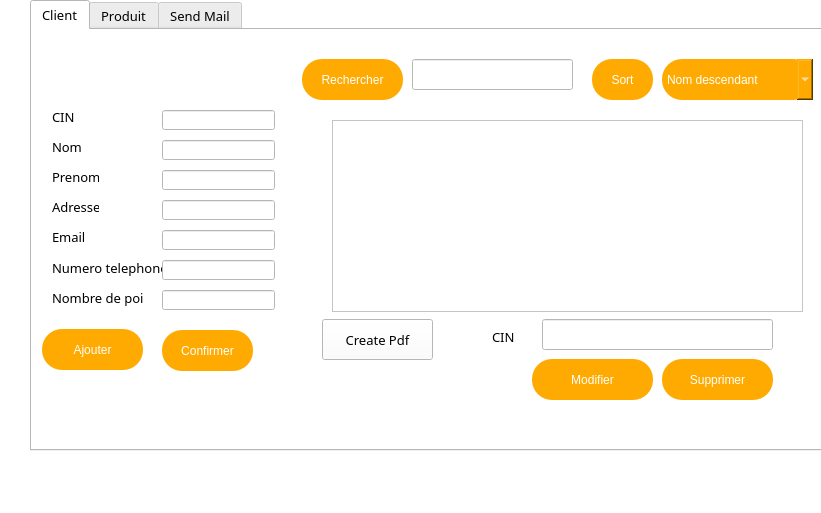
<?xml version="1.0" encoding="UTF-8"?>
<ui version="4.0">
 <class>ClientAff</class>
 <widget class="QDialog" name="ClientAff">
  <property name="geometry">
   <rect>
    <x>0</x>
    <y>0</y>
    <width>821</width>
    <height>513</height>
   </rect>
  </property>
  <property name="palette">
   <palette>
    <active>
     <colorrole role="WindowText">
      <brush brushstyle="SolidPattern">
       <color alpha="255">
        <red>0</red>
        <green>0</green>
        <blue>0</blue>
       </color>
      </brush>
     </colorrole>
     <colorrole role="Button">
      <brush brushstyle="SolidPattern">
       <color alpha="255">
        <red>255</red>
        <green>255</green>
        <blue>255</blue>
       </color>
      </brush>
     </colorrole>
     <colorrole role="Light">
      <brush brushstyle="SolidPattern">
       <color alpha="255">
        <red>255</red>
        <green>255</green>
        <blue>255</blue>
       </color>
      </brush>
     </colorrole>
     <colorrole role="Midlight">
      <brush brushstyle="SolidPattern">
       <color alpha="255">
        <red>255</red>
        <green>255</green>
        <blue>255</blue>
       </color>
      </brush>
     </colorrole>
     <colorrole role="Dark">
      <brush brushstyle="SolidPattern">
       <color alpha="255">
        <red>127</red>
        <green>127</green>
        <blue>127</blue>
       </color>
      </brush>
     </colorrole>
     <colorrole role="Mid">
      <brush brushstyle="SolidPattern">
       <color alpha="255">
        <red>170</red>
        <green>170</green>
        <blue>170</blue>
       </color>
      </brush>
     </colorrole>
     <colorrole role="Text">
      <brush brushstyle="SolidPattern">
       <color alpha="255">
        <red>0</red>
        <green>0</green>
        <blue>0</blue>
       </color>
      </brush>
     </colorrole>
     <colorrole role="BrightText">
      <brush brushstyle="SolidPattern">
       <color alpha="255">
        <red>255</red>
        <green>255</green>
        <blue>255</blue>
       </color>
      </brush>
     </colorrole>
     <colorrole role="ButtonText">
      <brush brushstyle="SolidPattern">
       <color alpha="255">
        <red>0</red>
        <green>0</green>
        <blue>0</blue>
       </color>
      </brush>
     </colorrole>
     <colorrole role="Base">
      <brush brushstyle="SolidPattern">
       <color alpha="255">
        <red>255</red>
        <green>255</green>
        <blue>255</blue>
       </color>
      </brush>
     </colorrole>
     <colorrole role="Window">
      <brush brushstyle="SolidPattern">
       <color alpha="255">
        <red>255</red>
        <green>255</green>
        <blue>255</blue>
       </color>
      </brush>
     </colorrole>
     <colorrole role="Shadow">
      <brush brushstyle="SolidPattern">
       <color alpha="255">
        <red>0</red>
        <green>0</green>
        <blue>0</blue>
       </color>
      </brush>
     </colorrole>
     <colorrole role="AlternateBase">
      <brush brushstyle="SolidPattern">
       <color alpha="255">
        <red>255</red>
        <green>255</green>
        <blue>255</blue>
       </color>
      </brush>
     </colorrole>
     <colorrole role="ToolTipBase">
      <brush brushstyle="SolidPattern">
       <color alpha="255">
        <red>255</red>
        <green>255</green>
        <blue>220</blue>
       </color>
      </brush>
     </colorrole>
     <colorrole role="ToolTipText">
      <brush brushstyle="SolidPattern">
       <color alpha="255">
        <red>0</red>
        <green>0</green>
        <blue>0</blue>
       </color>
      </brush>
     </colorrole>
     <colorrole role="PlaceholderText">
      <brush brushstyle="SolidPattern">
       <color alpha="128">
        <red>0</red>
        <green>0</green>
        <blue>0</blue>
       </color>
      </brush>
     </colorrole>
    </active>
    <inactive>
     <colorrole role="WindowText">
      <brush brushstyle="SolidPattern">
       <color alpha="255">
        <red>0</red>
        <green>0</green>
        <blue>0</blue>
       </color>
      </brush>
     </colorrole>
     <colorrole role="Button">
      <brush brushstyle="SolidPattern">
       <color alpha="255">
        <red>255</red>
        <green>255</green>
        <blue>255</blue>
       </color>
      </brush>
     </colorrole>
     <colorrole role="Light">
      <brush brushstyle="SolidPattern">
       <color alpha="255">
        <red>255</red>
        <green>255</green>
        <blue>255</blue>
       </color>
      </brush>
     </colorrole>
     <colorrole role="Midlight">
      <brush brushstyle="SolidPattern">
       <color alpha="255">
        <red>255</red>
        <green>255</green>
        <blue>255</blue>
       </color>
      </brush>
     </colorrole>
     <colorrole role="Dark">
      <brush brushstyle="SolidPattern">
       <color alpha="255">
        <red>127</red>
        <green>127</green>
        <blue>127</blue>
       </color>
      </brush>
     </colorrole>
     <colorrole role="Mid">
      <brush brushstyle="SolidPattern">
       <color alpha="255">
        <red>170</red>
        <green>170</green>
        <blue>170</blue>
       </color>
      </brush>
     </colorrole>
     <colorrole role="Text">
      <brush brushstyle="SolidPattern">
       <color alpha="255">
        <red>0</red>
        <green>0</green>
        <blue>0</blue>
       </color>
      </brush>
     </colorrole>
     <colorrole role="BrightText">
      <brush brushstyle="SolidPattern">
       <color alpha="255">
        <red>255</red>
        <green>255</green>
        <blue>255</blue>
       </color>
      </brush>
     </colorrole>
     <colorrole role="ButtonText">
      <brush brushstyle="SolidPattern">
       <color alpha="255">
        <red>0</red>
        <green>0</green>
        <blue>0</blue>
       </color>
      </brush>
     </colorrole>
     <colorrole role="Base">
      <brush brushstyle="SolidPattern">
       <color alpha="255">
        <red>255</red>
        <green>255</green>
        <blue>255</blue>
       </color>
      </brush>
     </colorrole>
     <colorrole role="Window">
      <brush brushstyle="SolidPattern">
       <color alpha="255">
        <red>255</red>
        <green>255</green>
        <blue>255</blue>
       </color>
      </brush>
     </colorrole>
     <colorrole role="Shadow">
      <brush brushstyle="SolidPattern">
       <color alpha="255">
        <red>0</red>
        <green>0</green>
        <blue>0</blue>
       </color>
      </brush>
     </colorrole>
     <colorrole role="AlternateBase">
      <brush brushstyle="SolidPattern">
       <color alpha="255">
        <red>255</red>
        <green>255</green>
        <blue>255</blue>
       </color>
      </brush>
     </colorrole>
     <colorrole role="ToolTipBase">
      <brush brushstyle="SolidPattern">
       <color alpha="255">
        <red>255</red>
        <green>255</green>
        <blue>220</blue>
       </color>
      </brush>
     </colorrole>
     <colorrole role="ToolTipText">
      <brush brushstyle="SolidPattern">
       <color alpha="255">
        <red>0</red>
        <green>0</green>
        <blue>0</blue>
       </color>
      </brush>
     </colorrole>
     <colorrole role="PlaceholderText">
      <brush brushstyle="SolidPattern">
       <color alpha="128">
        <red>0</red>
        <green>0</green>
        <blue>0</blue>
       </color>
      </brush>
     </colorrole>
    </inactive>
    <disabled>
     <colorrole role="WindowText">
      <brush brushstyle="SolidPattern">
       <color alpha="255">
        <red>127</red>
        <green>127</green>
        <blue>127</blue>
       </color>
      </brush>
     </colorrole>
     <colorrole role="Button">
      <brush brushstyle="SolidPattern">
       <color alpha="255">
        <red>255</red>
        <green>255</green>
        <blue>255</blue>
       </color>
      </brush>
     </colorrole>
     <colorrole role="Light">
      <brush brushstyle="SolidPattern">
       <color alpha="255">
        <red>255</red>
        <green>255</green>
        <blue>255</blue>
       </color>
      </brush>
     </colorrole>
     <colorrole role="Midlight">
      <brush brushstyle="SolidPattern">
       <color alpha="255">
        <red>255</red>
        <green>255</green>
        <blue>255</blue>
       </color>
      </brush>
     </colorrole>
     <colorrole role="Dark">
      <brush brushstyle="SolidPattern">
       <color alpha="255">
        <red>127</red>
        <green>127</green>
        <blue>127</blue>
       </color>
      </brush>
     </colorrole>
     <colorrole role="Mid">
      <brush brushstyle="SolidPattern">
       <color alpha="255">
        <red>170</red>
        <green>170</green>
        <blue>170</blue>
       </color>
      </brush>
     </colorrole>
     <colorrole role="Text">
      <brush brushstyle="SolidPattern">
       <color alpha="255">
        <red>127</red>
        <green>127</green>
        <blue>127</blue>
       </color>
      </brush>
     </colorrole>
     <colorrole role="BrightText">
      <brush brushstyle="SolidPattern">
       <color alpha="255">
        <red>255</red>
        <green>255</green>
        <blue>255</blue>
       </color>
      </brush>
     </colorrole>
     <colorrole role="ButtonText">
      <brush brushstyle="SolidPattern">
       <color alpha="255">
        <red>127</red>
        <green>127</green>
        <blue>127</blue>
       </color>
      </brush>
     </colorrole>
     <colorrole role="Base">
      <brush brushstyle="SolidPattern">
       <color alpha="255">
        <red>255</red>
        <green>255</green>
        <blue>255</blue>
       </color>
      </brush>
     </colorrole>
     <colorrole role="Window">
      <brush brushstyle="SolidPattern">
       <color alpha="255">
        <red>255</red>
        <green>255</green>
        <blue>255</blue>
       </color>
      </brush>
     </colorrole>
     <colorrole role="Shadow">
      <brush brushstyle="SolidPattern">
       <color alpha="255">
        <red>0</red>
        <green>0</green>
        <blue>0</blue>
       </color>
      </brush>
     </colorrole>
     <colorrole role="AlternateBase">
      <brush brushstyle="SolidPattern">
       <color alpha="255">
        <red>255</red>
        <green>255</green>
        <blue>255</blue>
       </color>
      </brush>
     </colorrole>
     <colorrole role="ToolTipBase">
      <brush brushstyle="SolidPattern">
       <color alpha="255">
        <red>255</red>
        <green>255</green>
        <blue>220</blue>
       </color>
      </brush>
     </colorrole>
     <colorrole role="ToolTipText">
      <brush brushstyle="SolidPattern">
       <color alpha="255">
        <red>0</red>
        <green>0</green>
        <blue>0</blue>
       </color>
      </brush>
     </colorrole>
     <colorrole role="PlaceholderText">
      <brush brushstyle="SolidPattern">
       <color alpha="128">
        <red>0</red>
        <green>0</green>
        <blue>0</blue>
       </color>
      </brush>
     </colorrole>
    </disabled>
   </palette>
  </property>
  <property name="windowTitle">
   <string>Dialog</string>
  </property>
  <widget class="QTabWidget" name="tabWidget">
   <property name="geometry">
    <rect>
     <x>30</x>
     <y>0</y>
     <width>801</width>
     <height>451</height>
    </rect>
   </property>
   <property name="font">
    <font>
     <family>Franklin Gothic Medium</family>
     <pointsize>10</pointsize>
    </font>
   </property>
   <property name="styleSheet">
    <string notr="true">#tabWidget
{

background-image: url(:/BgPic.jpg);
	image: url(:/BgPic.jpg);

}</string>
   </property>
   <property name="currentIndex">
    <number>0</number>
   </property>
   <widget class="QWidget" name="tab">
    <attribute name="title">
     <string>Client</string>
    </attribute>
    <widget class="QLabel" name="label_2">
     <property name="geometry">
      <rect>
       <x>20</x>
       <y>110</y>
       <width>47</width>
       <height>13</height>
      </rect>
     </property>
     <property name="font">
      <font>
       <family>Franklin Gothic Medium</family>
       <pointsize>10</pointsize>
      </font>
     </property>
     <property name="text">
      <string>Nom</string>
     </property>
    </widget>
    <widget class="QLabel" name="label_3">
     <property name="geometry">
      <rect>
       <x>20</x>
       <y>140</y>
       <width>47</width>
       <height>13</height>
      </rect>
     </property>
     <property name="font">
      <font>
       <family>Franklin Gothic Medium</family>
       <pointsize>10</pointsize>
      </font>
     </property>
     <property name="text">
      <string>Prenom</string>
     </property>
    </widget>
    <widget class="QLabel" name="label_4">
     <property name="geometry">
      <rect>
       <x>20</x>
       <y>170</y>
       <width>47</width>
       <height>13</height>
      </rect>
     </property>
     <property name="font">
      <font>
       <family>Franklin Gothic Medium</family>
       <pointsize>10</pointsize>
      </font>
     </property>
     <property name="text">
      <string>Adresse</string>
     </property>
    </widget>
    <widget class="QLabel" name="label_5">
     <property name="geometry">
      <rect>
       <x>20</x>
       <y>260</y>
       <width>91</width>
       <height>16</height>
      </rect>
     </property>
     <property name="font">
      <font>
       <family>Franklin Gothic Medium</family>
       <pointsize>10</pointsize>
      </font>
     </property>
     <property name="text">
      <string>Nombre de points</string>
     </property>
    </widget>
    <widget class="QLabel" name="label_6">
     <property name="geometry">
      <rect>
       <x>20</x>
       <y>230</y>
       <width>111</width>
       <height>16</height>
      </rect>
     </property>
     <property name="font">
      <font>
       <family>Franklin Gothic Medium</family>
       <pointsize>10</pointsize>
      </font>
     </property>
     <property name="text">
      <string>Numero telephone</string>
     </property>
    </widget>
    <widget class="QLabel" name="label_7">
     <property name="geometry">
      <rect>
       <x>20</x>
       <y>200</y>
       <width>47</width>
       <height>13</height>
      </rect>
     </property>
     <property name="font">
      <font>
       <family>Franklin Gothic Medium</family>
       <pointsize>10</pointsize>
      </font>
     </property>
     <property name="text">
      <string>Email</string>
     </property>
    </widget>
    <widget class="QLineEdit" name="LE_nom">
     <property name="geometry">
      <rect>
       <x>130</x>
       <y>110</y>
       <width>113</width>
       <height>20</height>
      </rect>
     </property>
    </widget>
    <widget class="QLineEdit" name="LE_prenom">
     <property name="geometry">
      <rect>
       <x>130</x>
       <y>140</y>
       <width>113</width>
       <height>20</height>
      </rect>
     </property>
    </widget>
    <widget class="QLineEdit" name="LE_adresse">
     <property name="geometry">
      <rect>
       <x>130</x>
       <y>170</y>
       <width>113</width>
       <height>20</height>
      </rect>
     </property>
    </widget>
    <widget class="QLineEdit" name="LE_email">
     <property name="geometry">
      <rect>
       <x>130</x>
       <y>200</y>
       <width>113</width>
       <height>20</height>
      </rect>
     </property>
    </widget>
    <widget class="QLineEdit" name="LE_NumTelephone">
     <property name="geometry">
      <rect>
       <x>130</x>
       <y>230</y>
       <width>113</width>
       <height>20</height>
      </rect>
     </property>
    </widget>
    <widget class="QLineEdit" name="LE_nbrpt">
     <property name="geometry">
      <rect>
       <x>130</x>
       <y>260</y>
       <width>113</width>
       <height>20</height>
      </rect>
     </property>
    </widget>
    <widget class="QTableView" name="Tab_client">
     <property name="geometry">
      <rect>
       <x>300</x>
       <y>90</y>
       <width>471</width>
       <height>192</height>
      </rect>
     </property>
     <property name="font">
      <font>
       <family>Franklin Gothic Medium</family>
      </font>
     </property>
    </widget>
    <widget class="QLabel" name="label_8">
     <property name="geometry">
      <rect>
       <x>20</x>
       <y>80</y>
       <width>47</width>
       <height>13</height>
      </rect>
     </property>
     <property name="font">
      <font>
       <family>Franklin Gothic Medium</family>
       <pointsize>10</pointsize>
      </font>
     </property>
     <property name="text">
      <string>CIN</string>
     </property>
    </widget>
    <widget class="QLineEdit" name="LE_cin">
     <property name="geometry">
      <rect>
       <x>130</x>
       <y>80</y>
       <width>113</width>
       <height>20</height>
      </rect>
     </property>
    </widget>
    <widget class="QPushButton" name="pushButton_6">
     <property name="geometry">
      <rect>
       <x>130</x>
       <y>300</y>
       <width>91</width>
       <height>41</height>
      </rect>
     </property>
     <property name="styleSheet">
      <string notr="true">#pushButton_6
{
border-radius:20px;
	background:rgb(255, 170, 0);

	/*border:2px solid rgb(255, 170, 0); */
	color:white;
	
font:12pt &quot;Franklin Gothic Medium&quot;;
}

#pushButton_6:hover
{
	background:rgb(255, 85, 0) ;
}

#pushButton_6:disabled
{
	background:rgb(255, 170, 127);
}

</string>
     </property>
     <property name="text">
      <string>Confirmer</string>
     </property>
    </widget>
    <widget class="QWidget" name="widget" native="true">
     <property name="geometry">
      <rect>
       <x>0</x>
       <y>-1</y>
       <width>801</width>
       <height>441</height>
      </rect>
     </property>
     <property name="styleSheet">
      <string notr="true">#widget
{

	background-image: url(:/BgPic.jpg);
}</string>
     </property>
     <widget class="QPushButton" name="pushButton_5">
      <property name="geometry">
       <rect>
        <x>500</x>
        <y>330</y>
        <width>121</width>
        <height>41</height>
       </rect>
      </property>
      <property name="sizePolicy">
       <sizepolicy hsizetype="Minimum" vsizetype="Fixed">
        <horstretch>0</horstretch>
        <verstretch>0</verstretch>
       </sizepolicy>
      </property>
      <property name="styleSheet">
       <string notr="true">#pushButton_5
{
border-radius:20px;
	background:rgb(255, 170, 0);

	/*border:2px solid rgb(255, 170, 0); */
	color:white;
	
font:12pt &quot;Franklin Gothic Medium&quot;;
}

#pushButton_5:hover
{
	background:rgb(255, 85, 0) ;
}

#pushButton_5:disabled
{
	background:rgb(255, 170, 127);
}
</string>
      </property>
      <property name="text">
       <string>Modifier</string>
      </property>
     </widget>
     <widget class="QPushButton" name="pushButton_2">
      <property name="geometry">
       <rect>
        <x>630</x>
        <y>330</y>
        <width>111</width>
        <height>41</height>
       </rect>
      </property>
      <property name="styleSheet">
       <string notr="true">#pushButton_2
{
border-radius:20px;
	background:rgb(255, 170, 0);

	/*border:2px solid rgb(255, 170, 0); */
	color:white;
	
font:12pt &quot;Franklin Gothic Medium&quot;;
}

#pushButton_2:hover
{
	background:rgb(255, 85, 0) ;
}
#pushButton_2:disabled
{
	background:rgb(255, 170, 127);
}
</string>
      </property>
      <property name="text">
       <string>Supprimer</string>
      </property>
     </widget>
     <widget class="QPushButton" name="pushButton">
      <property name="geometry">
       <rect>
        <x>10</x>
        <y>300</y>
        <width>101</width>
        <height>41</height>
       </rect>
      </property>
      <property name="styleSheet">
       <string notr="true">#pushButton
{
border-radius:20px;
	background:rgb(255, 170, 0);

	/*border:2px solid rgb(255, 170, 0); */
	color:white;
	
font:12pt &quot;Franklin Gothic Medium&quot;;
}

#pushButton:hover
{
	background:rgb(255, 85, 0) ;
}
#pushButton:disabled
{
	background:rgb(255, 170, 127);
}
</string>
      </property>
      <property name="text">
       <string>Ajouter</string>
      </property>
     </widget>
     <widget class="QLineEdit" name="LE_CIN_Supp">
      <property name="geometry">
       <rect>
        <x>510</x>
        <y>290</y>
        <width>231</width>
        <height>31</height>
       </rect>
      </property>
      <property name="autoFillBackground">
       <bool>false</bool>
      </property>
     </widget>
     <widget class="QPushButton" name="CreateClientPdfFile">
      <property name="geometry">
       <rect>
        <x>290</x>
        <y>290</y>
        <width>111</width>
        <height>41</height>
       </rect>
      </property>
      <property name="styleSheet">
       <string notr="true">#CreateClientPdfFile
{
border-radius:20px;
	background:rgb(255, 170, 0);

	/*border:2px solid rgb(255, 170, 0); */
	color:white;
	
font:12pt &quot;Franklin Gothic Medium&quot;;
}

#CreateClientPdfFile:hover
{
	background:rgb(255, 85, 0) ;
}
</string>
      </property>
      <property name="text">
       <string>Create Pdf</string>
      </property>
     </widget>
     <widget class="QPushButton" name="Rechercher_Client_button">
      <property name="geometry">
       <rect>
        <x>270</x>
        <y>30</y>
        <width>101</width>
        <height>41</height>
       </rect>
      </property>
      <property name="styleSheet">
       <string notr="true">#Rechercher_Client_button
{
border-radius:20px;
	background:rgb(255, 170, 0);

	/*border:2px solid rgb(255, 170, 0); */
	color:white;
	
font:12pt &quot;Franklin Gothic Medium&quot;;
}

#Rechercher_Client_button:hover
{
	background:rgb(255, 85, 0) ;
}
</string>
      </property>
      <property name="text">
       <string>Rechercher</string>
      </property>
     </widget>
     <widget class="QComboBox" name="comboBox1">
      <property name="geometry">
       <rect>
        <x>630</x>
        <y>30</y>
        <width>151</width>
        <height>41</height>
       </rect>
      </property>
      <property name="styleSheet">
       <string notr="true">#comboBox1
{
border-radius:20px;
	background:rgb(255, 170, 0);

	/*border:2px solid rgb(255, 170, 0); */
	color:white;
	
font:12pt &quot;Franklin Gothic Medium&quot;;
}

#comboBox1:hover
{
	background:rgb(255, 85, 0) ;
}
</string>
      </property>
      <property name="currentIndex">
       <number>0</number>
      </property>
      <property name="duplicatesEnabled">
       <bool>false</bool>
      </property>
      <item>
       <property name="text">
        <string>Nom descendant</string>
       </property>
      </item>
      <item>
       <property name="text">
        <string>Nom ascendant</string>
       </property>
      </item>
      <item>
       <property name="text">
        <string>Prenom descendant</string>
       </property>
      </item>
      <item>
       <property name="text">
        <string>Prenom ascendant</string>
       </property>
      </item>
      <item>
       <property name="text">
        <string>Nombre de points desc</string>
       </property>
      </item>
      <item>
       <property name="text">
        <string>Nombre de points Asc</string>
       </property>
      </item>
     </widget>
     <widget class="QPushButton" name="SortButton">
      <property name="geometry">
       <rect>
        <x>560</x>
        <y>30</y>
        <width>61</width>
        <height>41</height>
       </rect>
      </property>
      <property name="styleSheet">
       <string notr="true">#SortButton
{
border-radius:20px;
	background:rgb(255, 170, 0);

	/*border:2px solid rgb(255, 170, 0); */
	color:white;
	
font:12pt &quot;Franklin Gothic Medium&quot;;
}

#SortButton:hover
{
	background:rgb(255, 85, 0) ;
}
</string>
      </property>
      <property name="text">
       <string>Sort</string>
      </property>
     </widget>
     <widget class="QLineEdit" name="SearchBar_Client">
      <property name="geometry">
       <rect>
        <x>380</x>
        <y>30</y>
        <width>161</width>
        <height>31</height>
       </rect>
      </property>
     </widget>
     <widget class="QLabel" name="label_15">
      <property name="geometry">
       <rect>
        <x>460</x>
        <y>300</y>
        <width>41</width>
        <height>16</height>
       </rect>
      </property>
      <property name="font">
       <font>
        <family>Franklin Gothic Medium</family>
        <pointsize>10</pointsize>
       </font>
      </property>
      <property name="text">
       <string>CIN</string>
      </property>
     </widget>
    </widget>
    <zorder>widget</zorder>
    <zorder>label_2</zorder>
    <zorder>label_3</zorder>
    <zorder>label_4</zorder>
    <zorder>label_5</zorder>
    <zorder>label_6</zorder>
    <zorder>label_7</zorder>
    <zorder>LE_nom</zorder>
    <zorder>LE_prenom</zorder>
    <zorder>LE_adresse</zorder>
    <zorder>LE_email</zorder>
    <zorder>LE_NumTelephone</zorder>
    <zorder>LE_nbrpt</zorder>
    <zorder>Tab_client</zorder>
    <zorder>label_8</zorder>
    <zorder>LE_cin</zorder>
    <zorder>pushButton_6</zorder>
   </widget>
   <widget class="QWidget" name="tab_2">
    <attribute name="title">
     <string>Produit</string>
    </attribute>
    <widget class="QLabel" name="label_9">
     <property name="geometry">
      <rect>
       <x>42</x>
       <y>80</y>
       <width>47</width>
       <height>16</height>
      </rect>
     </property>
     <property name="sizePolicy">
      <sizepolicy hsizetype="Preferred" vsizetype="Preferred">
       <horstretch>1</horstretch>
       <verstretch>0</verstretch>
      </sizepolicy>
     </property>
     <property name="font">
      <font>
       <family>Franklin Gothic Medium</family>
       <pointsize>10</pointsize>
      </font>
     </property>
     <property name="text">
      <string>Id</string>
     </property>
    </widget>
    <widget class="QLabel" name="label_10">
     <property name="geometry">
      <rect>
       <x>42</x>
       <y>110</y>
       <width>47</width>
       <height>16</height>
      </rect>
     </property>
     <property name="sizePolicy">
      <sizepolicy hsizetype="Preferred" vsizetype="Preferred">
       <horstretch>1</horstretch>
       <verstretch>0</verstretch>
      </sizepolicy>
     </property>
     <property name="font">
      <font>
       <family>Franklin Gothic Medium</family>
       <pointsize>10</pointsize>
      </font>
     </property>
     <property name="text">
      <string>Nom</string>
     </property>
    </widget>
    <widget class="QLabel" name="label_11">
     <property name="geometry">
      <rect>
       <x>42</x>
       <y>140</y>
       <width>47</width>
       <height>16</height>
      </rect>
     </property>
     <property name="sizePolicy">
      <sizepolicy hsizetype="Preferred" vsizetype="Preferred">
       <horstretch>1</horstretch>
       <verstretch>0</verstretch>
      </sizepolicy>
     </property>
     <property name="font">
      <font>
       <family>Franklin Gothic Medium</family>
       <pointsize>10</pointsize>
      </font>
     </property>
     <property name="text">
      <string>Prix</string>
     </property>
    </widget>
    <widget class="QLabel" name="label_12">
     <property name="geometry">
      <rect>
       <x>42</x>
       <y>170</y>
       <width>47</width>
       <height>16</height>
      </rect>
     </property>
     <property name="sizePolicy">
      <sizepolicy hsizetype="Preferred" vsizetype="Preferred">
       <horstretch>1</horstretch>
       <verstretch>0</verstretch>
      </sizepolicy>
     </property>
     <property name="font">
      <font>
       <family>Franklin Gothic Medium</family>
       <pointsize>10</pointsize>
      </font>
     </property>
     <property name="text">
      <string>Quantite</string>
     </property>
    </widget>
    <widget class="QLineEdit" name="LE_ID1">
     <property name="geometry">
      <rect>
       <x>100</x>
       <y>80</y>
       <width>113</width>
       <height>20</height>
      </rect>
     </property>
    </widget>
    <widget class="QLineEdit" name="LE_NOM1">
     <property name="geometry">
      <rect>
       <x>100</x>
       <y>110</y>
       <width>113</width>
       <height>20</height>
      </rect>
     </property>
    </widget>
    <widget class="QLineEdit" name="LE_PRIX1">
     <property name="geometry">
      <rect>
       <x>100</x>
       <y>140</y>
       <width>113</width>
       <height>20</height>
      </rect>
     </property>
    </widget>
    <widget class="QLineEdit" name="LE_QT1">
     <property name="geometry">
      <rect>
       <x>100</x>
       <y>170</y>
       <width>113</width>
       <height>20</height>
      </rect>
     </property>
    </widget>
    <widget class="QPushButton" name="pushButton_3">
     <property name="geometry">
      <rect>
       <x>84</x>
       <y>220</y>
       <width>121</width>
       <height>41</height>
      </rect>
     </property>
     <property name="styleSheet">
      <string notr="true">#pushButton_3
{
border-radius:20px;
	background:rgb(255, 170, 0);

	/*border:2px solid rgb(255, 170, 0); */
	color:white;
	
font:12pt &quot;Franklin Gothic Medium&quot;;
}

#pushButton_3:hover
{
	background:rgb(255, 85, 0) ;
}
</string>
     </property>
     <property name="text">
      <string>Ajouter</string>
     </property>
    </widget>
    <widget class="QTableView" name="Tab_produit">
     <property name="geometry">
      <rect>
       <x>260</x>
       <y>10</y>
       <width>421</width>
       <height>192</height>
      </rect>
     </property>
     <property name="font">
      <font>
       <family>Franklin Gothic Medium</family>
      </font>
     </property>
    </widget>
    <widget class="QPushButton" name="pushButton_4">
     <property name="geometry">
      <rect>
       <x>394</x>
       <y>250</y>
       <width>111</width>
       <height>41</height>
      </rect>
     </property>
     <property name="styleSheet">
      <string notr="true">#pushButton_4
{
border-radius:20px;
	background:rgb(255, 170, 0);

	/*border:2px solid rgb(255, 170, 0); */
	color:white;
	
font:12pt &quot;Franklin Gothic Medium&quot;;
}

#pushButton_4:hover
{
	background:rgb(255, 85, 0) ;
}
</string>
     </property>
     <property name="text">
      <string>Supprimer</string>
     </property>
    </widget>
    <widget class="QLineEdit" name="LE_ID_SUPP">
     <property name="geometry">
      <rect>
       <x>380</x>
       <y>210</y>
       <width>131</width>
       <height>31</height>
      </rect>
     </property>
    </widget>
    <widget class="QLabel" name="label_13">
     <property name="geometry">
      <rect>
       <x>340</x>
       <y>220</y>
       <width>31</width>
       <height>16</height>
      </rect>
     </property>
     <property name="font">
      <font>
       <family>Franklin Gothic Medium</family>
       <pointsize>10</pointsize>
      </font>
     </property>
     <property name="text">
      <string>Id</string>
     </property>
    </widget>
    <widget class="QPushButton" name="CreatePDF">
     <property name="geometry">
      <rect>
       <x>220</x>
       <y>282</y>
       <width>121</width>
       <height>41</height>
      </rect>
     </property>
     <property name="styleSheet">
      <string notr="true">#CreatePDF
{
border-radius:20px;
	background:rgb(255, 170, 0);

	/*border:2px solid rgb(255, 170, 0); */
	color:white;
	
font:12pt &quot;Franklin Gothic Medium&quot;;
}

#CreatePDF:hover
{
	background:rgb(255, 85, 0) ;
}
</string>
     </property>
     <property name="text">
      <string>Create PDF</string>
     </property>
    </widget>
    <widget class="QWidget" name="widget_2" native="true">
     <property name="geometry">
      <rect>
       <x>-10</x>
       <y>0</y>
       <width>801</width>
       <height>451</height>
      </rect>
     </property>
     <property name="styleSheet">
      <string notr="true">background-image: url(:/BgPic.jpg);</string>
     </property>
    </widget>
    <zorder>widget_2</zorder>
    <zorder>label_9</zorder>
    <zorder>label_10</zorder>
    <zorder>label_11</zorder>
    <zorder>label_12</zorder>
    <zorder>LE_ID1</zorder>
    <zorder>LE_NOM1</zorder>
    <zorder>LE_PRIX1</zorder>
    <zorder>LE_QT1</zorder>
    <zorder>pushButton_3</zorder>
    <zorder>Tab_produit</zorder>
    <zorder>pushButton_4</zorder>
    <zorder>LE_ID_SUPP</zorder>
    <zorder>label_13</zorder>
    <zorder>CreatePDF</zorder>
   </widget>
   <widget class="QWidget" name="tab_3">
    <attribute name="title">
     <string>Send Mail</string>
    </attribute>
    <widget class="QWidget" name="widget_3" native="true">
     <property name="geometry">
      <rect>
       <x>0</x>
       <y>0</y>
       <width>801</width>
       <height>441</height>
      </rect>
     </property>
     <property name="styleSheet">
      <string notr="true">#widget_3
{

background-image: url(:/BgPic.jpg);
}</string>
     </property>
     <widget class="QPushButton" name="SendMail">
      <property name="geometry">
       <rect>
        <x>340</x>
        <y>350</y>
        <width>101</width>
        <height>41</height>
       </rect>
      </property>
      <property name="font">
       <font>
        <family>Franklin Gothic Medium</family>
        <pointsize>12</pointsize>
        <weight>50</weight>
        <italic>false</italic>
        <bold>false</bold>
       </font>
      </property>
      <property name="styleSheet">
       <string notr="true">#SendMail
{
border-radius:20px;
	background:rgb(255, 170, 0);

	/*border:2px solid rgb(255, 170, 0); */
	color:white;
	
font:12pt &quot;Franklin Gothic Medium&quot;;
}

#SendMail:hover
{
	background:rgb(255, 85, 0) ;
}
</string>
      </property>
      <property name="text">
       <string>Send Mail</string>
      </property>
     </widget>
     <widget class="QPlainTextEdit" name="PTE_Message_Mail">
      <property name="geometry">
       <rect>
        <x>230</x>
        <y>140</y>
        <width>281</width>
        <height>211</height>
       </rect>
      </property>
      <property name="font">
       <font>
        <family>Franklin Gothic Medium</family>
       </font>
      </property>
     </widget>
     <widget class="QLineEdit" name="LE_Subject_Mail">
      <property name="geometry">
       <rect>
        <x>230</x>
        <y>99</y>
        <width>281</width>
        <height>31</height>
       </rect>
      </property>
      <property name="font">
       <font>
        <family>Franklin Gothic Medium</family>
       </font>
      </property>
     </widget>
     <widget class="QLabel" name="label_14">
      <property name="geometry">
       <rect>
        <x>150</x>
        <y>150</y>
        <width>61</width>
        <height>16</height>
       </rect>
      </property>
      <property name="font">
       <font>
        <family>Franklin Gothic Medium</family>
        <pointsize>10</pointsize>
       </font>
      </property>
      <property name="text">
       <string>Message</string>
      </property>
     </widget>
     <widget class="QLabel" name="label">
      <property name="geometry">
       <rect>
        <x>150</x>
        <y>110</y>
        <width>47</width>
        <height>13</height>
       </rect>
      </property>
      <property name="font">
       <font>
        <family>Franklin Gothic Medium</family>
        <pointsize>10</pointsize>
       </font>
      </property>
      <property name="text">
       <string>Subject</string>
      </property>
     </widget>
    </widget>
   </widget>
  </widget>
 </widget>
 <resources/>
 <connections/>
</ui>
